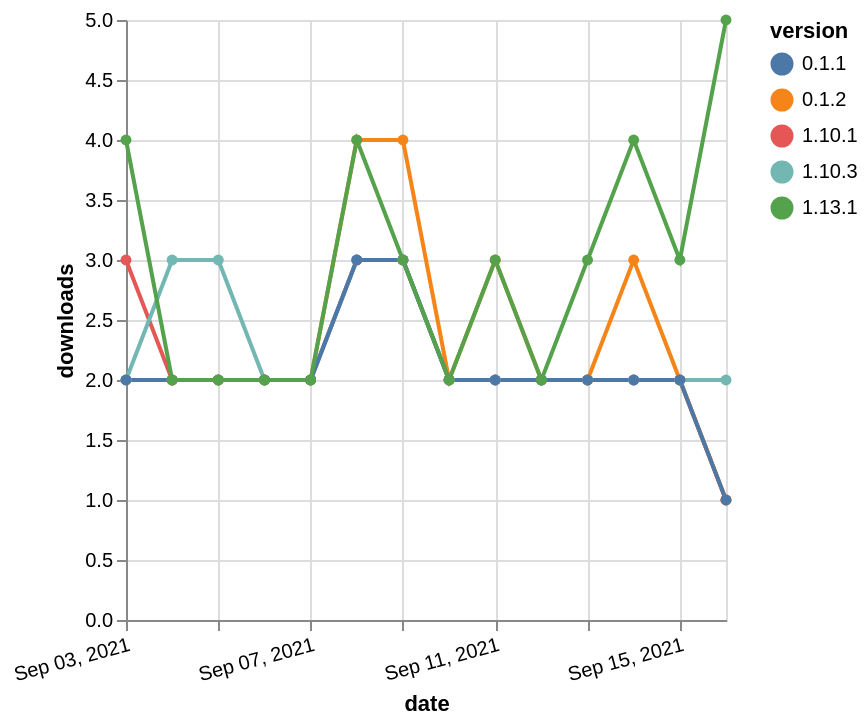

Here is the Vega-Lite specification saved for this chart:
### Vega-Lite specification from a JSON file in a GitHub repository (floating-point values rounded to 4 significant figures)
{"$schema": "https://vega.github.io/schema/vega-lite/v5.json", "description": "A simple bar chart with embedded data.", "data": {"values": [{"date": "2021-09-03", "total": 752, "delta": 3, "version": "1.10.1"}, {"date": "2021-09-04", "total": 754, "delta": 2, "version": "1.10.1"}, {"date": "2021-09-05", "total": 756, "delta": 2, "version": "1.10.1"}, {"date": "2021-09-06", "total": 758, "delta": 2, "version": "1.10.1"}, {"date": "2021-09-07", "total": 760, "delta": 2, "version": "1.10.1"}, {"date": "2021-09-08", "total": 763, "delta": 3, "version": "1.10.1"}, {"date": "2021-09-09", "total": 766, "delta": 3, "version": "1.10.1"}, {"date": "2021-09-10", "total": 768, "delta": 2, "version": "1.10.1"}, {"date": "2021-09-11", "total": 770, "delta": 2, "version": "1.10.1"}, {"date": "2021-09-12", "total": 772, "delta": 2, "version": "1.10.1"}, {"date": "2021-09-13", "total": 774, "delta": 2, "version": "1.10.1"}, {"date": "2021-09-14", "total": 776, "delta": 2, "version": "1.10.1"}, {"date": "2021-09-15", "total": 778, "delta": 2, "version": "1.10.1"}, {"date": "2021-09-16", "total": 779, "delta": 1, "version": "1.10.1"}, {"date": "2021-09-03", "total": 1549, "delta": 2, "version": "0.1.2"}, {"date": "2021-09-04", "total": 1551, "delta": 2, "version": "0.1.2"}, {"date": "2021-09-05", "total": 1553, "delta": 2, "version": "0.1.2"}, {"date": "2021-09-06", "total": 1555, "delta": 2, "version": "0.1.2"}, {"date": "2021-09-07", "total": 1557, "delta": 2, "version": "0.1.2"}, {"date": "2021-09-08", "total": 1561, "delta": 4, "version": "0.1.2"}, {"date": "2021-09-09", "total": 1565, "delta": 4, "version": "0.1.2"}, {"date": "2021-09-10", "total": 1567, "delta": 2, "version": "0.1.2"}, {"date": "2021-09-11", "total": 1570, "delta": 3, "version": "0.1.2"}, {"date": "2021-09-12", "total": 1572, "delta": 2, "version": "0.1.2"}, {"date": "2021-09-13", "total": 1574, "delta": 2, "version": "0.1.2"}, {"date": "2021-09-14", "total": 1577, "delta": 3, "version": "0.1.2"}, {"date": "2021-09-15", "total": 1579, "delta": 2, "version": "0.1.2"}, {"date": "2021-09-16", "total": 1580, "delta": 1, "version": "0.1.2"}, {"date": "2021-09-03", "total": 870, "delta": 2, "version": "1.10.3"}, {"date": "2021-09-04", "total": 873, "delta": 3, "version": "1.10.3"}, {"date": "2021-09-05", "total": 876, "delta": 3, "version": "1.10.3"}, {"date": "2021-09-06", "total": 878, "delta": 2, "version": "1.10.3"}, {"date": "2021-09-07", "total": 880, "delta": 2, "version": "1.10.3"}, {"date": "2021-09-08", "total": 883, "delta": 3, "version": "1.10.3"}, {"date": "2021-09-09", "total": 886, "delta": 3, "version": "1.10.3"}, {"date": "2021-09-10", "total": 888, "delta": 2, "version": "1.10.3"}, {"date": "2021-09-11", "total": 890, "delta": 2, "version": "1.10.3"}, {"date": "2021-09-12", "total": 892, "delta": 2, "version": "1.10.3"}, {"date": "2021-09-13", "total": 894, "delta": 2, "version": "1.10.3"}, {"date": "2021-09-14", "total": 896, "delta": 2, "version": "1.10.3"}, {"date": "2021-09-15", "total": 898, "delta": 2, "version": "1.10.3"}, {"date": "2021-09-16", "total": 900, "delta": 2, "version": "1.10.3"}, {"date": "2021-09-03", "total": 1582, "delta": 2, "version": "0.1.1"}, {"date": "2021-09-04", "total": 1584, "delta": 2, "version": "0.1.1"}, {"date": "2021-09-05", "total": 1586, "delta": 2, "version": "0.1.1"}, {"date": "2021-09-06", "total": 1588, "delta": 2, "version": "0.1.1"}, {"date": "2021-09-07", "total": 1590, "delta": 2, "version": "0.1.1"}, {"date": "2021-09-08", "total": 1593, "delta": 3, "version": "0.1.1"}, {"date": "2021-09-09", "total": 1596, "delta": 3, "version": "0.1.1"}, {"date": "2021-09-10", "total": 1598, "delta": 2, "version": "0.1.1"}, {"date": "2021-09-11", "total": 1600, "delta": 2, "version": "0.1.1"}, {"date": "2021-09-12", "total": 1602, "delta": 2, "version": "0.1.1"}, {"date": "2021-09-13", "total": 1604, "delta": 2, "version": "0.1.1"}, {"date": "2021-09-14", "total": 1606, "delta": 2, "version": "0.1.1"}, {"date": "2021-09-15", "total": 1608, "delta": 2, "version": "0.1.1"}, {"date": "2021-09-16", "total": 1609, "delta": 1, "version": "0.1.1"}, {"date": "2021-09-03", "total": 148, "delta": 4, "version": "1.13.1"}, {"date": "2021-09-04", "total": 150, "delta": 2, "version": "1.13.1"}, {"date": "2021-09-05", "total": 152, "delta": 2, "version": "1.13.1"}, {"date": "2021-09-06", "total": 154, "delta": 2, "version": "1.13.1"}, {"date": "2021-09-07", "total": 156, "delta": 2, "version": "1.13.1"}, {"date": "2021-09-08", "total": 160, "delta": 4, "version": "1.13.1"}, {"date": "2021-09-09", "total": 163, "delta": 3, "version": "1.13.1"}, {"date": "2021-09-10", "total": 165, "delta": 2, "version": "1.13.1"}, {"date": "2021-09-11", "total": 168, "delta": 3, "version": "1.13.1"}, {"date": "2021-09-12", "total": 170, "delta": 2, "version": "1.13.1"}, {"date": "2021-09-13", "total": 173, "delta": 3, "version": "1.13.1"}, {"date": "2021-09-14", "total": 177, "delta": 4, "version": "1.13.1"}, {"date": "2021-09-15", "total": 180, "delta": 3, "version": "1.13.1"}, {"date": "2021-09-16", "total": 185, "delta": 5, "version": "1.13.1"}]}, "width": "container", "mark": {"type": "line", "point": {"filled": true}}, "encoding": {"x": {"field": "date", "type": "temporal", "timeUnit": "yearmonthdate", "title": "date", "axis": {"labelAngle": -15}}, "y": {"field": "delta", "type": "quantitative", "title": "downloads"}, "color": {"field": "version", "type": "nominal"}, "tooltip": {"field": "delta"}}}
